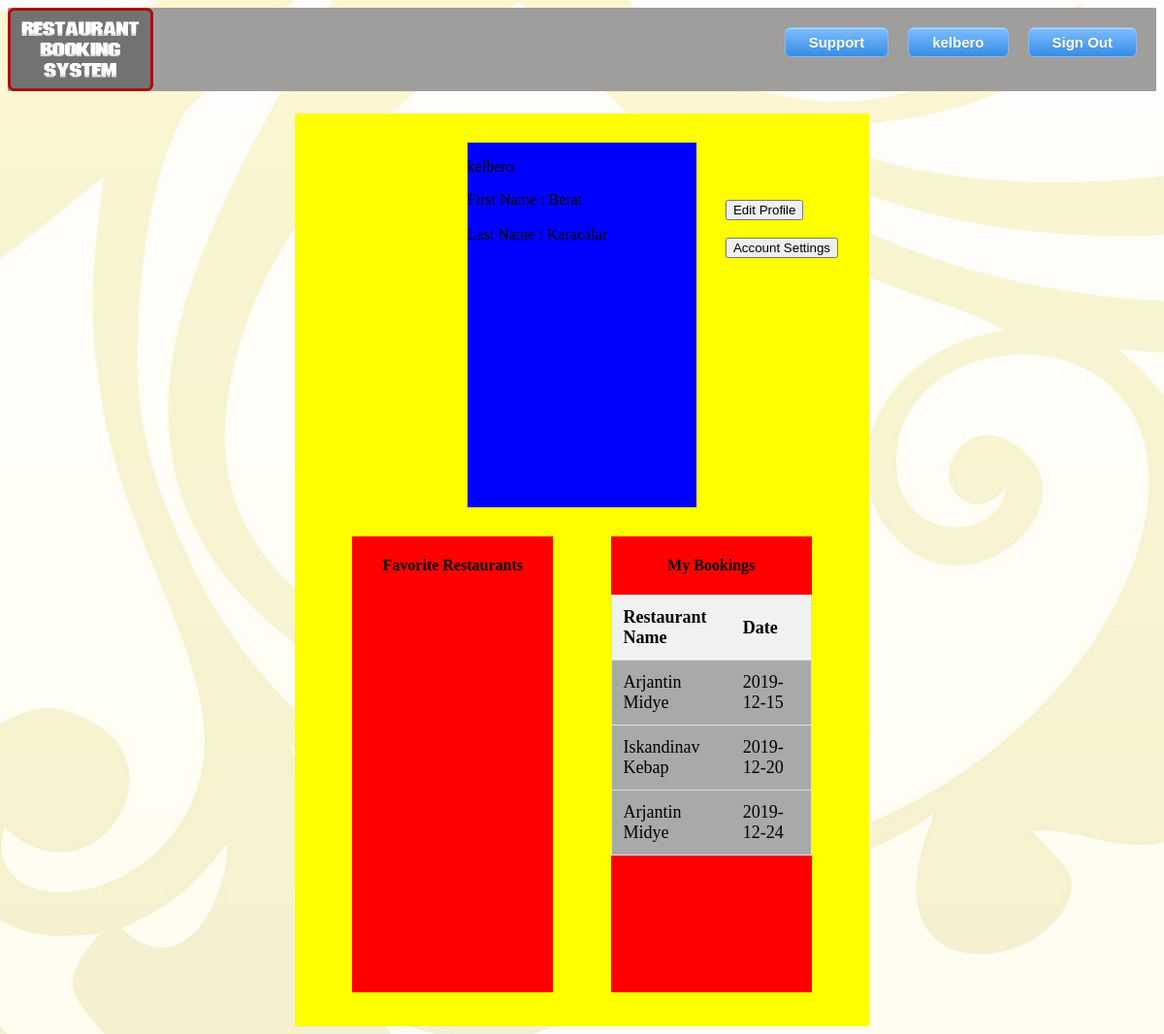
Page /Project/userProfile.php?varname=kelbero (signed in) on the committed database.
### tables this page shows
CREATE TABLE `user` (
  `uname` varchar(45) NOT NULL,
  `fname` varchar(45) NOT NULL,
  `lname` varchar(45) NOT NULL,
  `email` varchar(45) NOT NULL,
  `psw` varchar(45) NOT NULL,
  `recCode` varchar(45) NOT NULL,
  `isBanned` tinyint(4) DEFAULT 0,
  `warnCount` int(11) DEFAULT 0,
  PRIMARY KEY (`uname`)
);

CREATE TABLE `bookings` (
  `bookingId` bigint(20) NOT NULL AUTO_INCREMENT,
  `customer_uname` varchar(45) NOT NULL ,
  `restaurant_uname` varchar(45) NOT NULL,
  `party` int(11) NOT NULL,
  `start_time` time NOT NULL,
  `end_time` time NOT NULL,
  `fname` varchar(45) NOT NULL,
  `lname` varchar(45) NOT NULL,
  `email` varchar(45) NOT NULL,
  `phoneNo` varchar(45) NOT NULL,
  `date` date NOT NULL,
  PRIMARY KEY (bookingId),
  FOREIGN KEY (customer_uname) REFERENCES user(uname),
  FOREIGN KEY (restaurant_uname) REFERENCES restaurant_owner(uname)
);

CREATE TABLE `restaurant_owner` (
  `uname` varchar(45) NOT NULL,
  `fname` varchar(45) NOT NULL,
  `lname` varchar(45) NOT NULL,
  `rest_name` varchar(45) NOT NULL,
  `email` varchar(45) NOT NULL,
  `psw` varchar(45) NOT NULL,
  `location` varchar(45) NOT NULL,
  `phoneNo` varchar(45) NOT NULL,
  `cap` int(11) NOT NULL,
  `description` longtext DEFAULT NULL,
  `payment` longtext DEFAULT NULL,
  `additional` longtext DEFAULT NULL,
  `address` longtext DEFAULT NULL,
  `startTime` time DEFAULT NULL,
  `endTime` time DEFAULT NULL,
  `stars` int(11) DEFAULT NULL,
  `cuisines` longtext DEFAULT NULL,
  `seating_options` longtext DEFAULT NULL,
  `price` int(11) DEFAULT NULL,
  `isBanned` tinyint(4) DEFAULT NULL,
  `warnCount` int(11) DEFAULT NULL,
  `recCode` varchar(45) NOT NULL,
  PRIMARY KEY (`uname`)
);

### Project/userProfile.php (the view, shortened to what this page needs)
<link rel="stylesheet" href="style.css"></link>
<?php
include 'dbconnect.php';
$vname = $_GET['varname'];
$user = $_SESSION['username'];
$sql = "select * from user where uname = '$user'";
$query = mysqli_query($conn, $sql);
$arr = mysqli_fetch_assoc($query);
$firstname = $arr['fname'];
$lastname = $arr['lname'];
$isAdminViewing = false;
?>
<html>
    <head>
</head>
<body>
<div class="top">
    <a href="SignOut.php"><button  id="signout">Sign Out </button></a>
    <?php if ($isAdminViewing): ?>
        <a href='Admin.php'><button id="profile" ><?php echo $_SESSION['username'] ?></button></a>
    <?php else: ?>
        <a href='userProfile.php?varname=<?php echo $_SESSION['username'] ?>'><button id="profile" ><?php echo $_SESSION['username'] ?></button></a>
<?php endif ?>
    <a href ="support.php"><button id ="support"> Support</button> </a>
    <a href="index.php"><img src="img/LOGO.png" alt="RBS" style="width:150px"></a>
</div>
<div id="fullProfile">
    <div id="personalInfos">
        <p><?php echo $_SESSION['username'] ?></p>
        <label>First Name : </label><?php echo $firstname ?> <br><br>
        <label>Last Name : </label> <?php echo $lastname ?>
    </div>
    <div id='profileButtons'>
        <button>Edit Profile</button> <br><br>
        <button>Account Settings</button>
    </div>
    <div class='stats' id="favRest">
        <h4>Favorite Restaurants</h4>
    </div>
    <div class='stats' id="bookings">
        <h4>My Bookings</h4>
        <table id="adminSearchTable">
            <thead>
                <tr class="head">
                    <th style="width:60%;">Restaurant Name</th>
                    <th style="width:40%;">Date</th>
                </tr>
            </thead>
            <tbody>
                <?php
                $sqlB = "select * from bookings where customer_uname= '$vname'";
                $queryB = mysqli_query($conn, $sqlB);
                while ($row = mysqli_fetch_array($queryB, MYSQLI_ASSOC)) {
                    $rest_uname = $row['restaurant_uname'];
                    $sqlR = "select * from restaurant_owner where uname='$rest_uname'";
                    $restName = mysqli_query($conn, $sqlR);
                    $rowR = mysqli_fetch_array($restName, MYSQLI_ASSOC);
                    echo "<tr> <td>" . $rowR['rest_name'] . "</td>"
                    . "<td> " . $row['date'] . " </td> </tr>";
                }
                ?>
            </tbody>
        </table>
    </div>
</div>
</body>

### Project/style.css (style rules this page uses)
body { background-image: url("img/918404.jpg"); }
.top { background-color:#a09d9d; }
.top button { float : right ; margin-top : 20px; margin-right : 20px; box-shadow:inset 0px 1px 0px 0px #bbdaf7; background:linear-gradient(to bottom, #79bbff 5%, #378de5 100%); background-color: #a09d9d; border-radius:6px; border:1px solid #84bbf3; display:inline-block; cursor:pointer; color:#ffffff; font-family:Arial; font-size:15px; font-weight:bold; padding:6px 24px; text-decoration:none; text-shadow:0px 1px 0px #528ecc; }
#profile { top: 25px; right: 130px; }
#signout { top: 25px; right: 10px; }
#adminSearchTable { border-collapse: collapse; max-width:100%; table-layout:fixed; border: 1px solid #ddd; font-size: 18px; }
#adminSearchTable th, #adminSearchTable td { text-align: left; padding: 12px; }
#adminSearchTable tr { background-color: darkgray; border-bottom: 1px solid #ddd; }
#adminSearchTable tr.head { background-color: #f1f1f1; }
#adminSearchTable tbody { overflow:auto; }
* { box-sizing: border-box; }
#fullProfile { background-color : yellow; margin-top : 2%; margin-left : auto; margin-right : auto; width: 50%; height : 120%; }
#personalInfos { float:left; background-color : blue; width: 40%; height: 40%; margin-top : 5%; margin-left : 30%; margin-right: auto; }
#profileButtons { float:left; margin-left : 5%; margin-top: 15%; }
.stats { float:left; margin-left:10%; margin-top:5%; width:35%; height:50%; background-color:red; text-align: center; }

### rows in the picture
user: fname "Berat", lname "Karacalar"
bookings: restaurant_uname.rest_name "Arjantin Midye", date "2019-12-15"
bookings: restaurant_uname.rest_name "Iskandinav Kebap", date "2019-12-20"
bookings: restaurant_uname.rest_name "Arjantin Midye", date "2019-12-24"

### other values in the picture
$_SESSION['username'] "kelbero"
